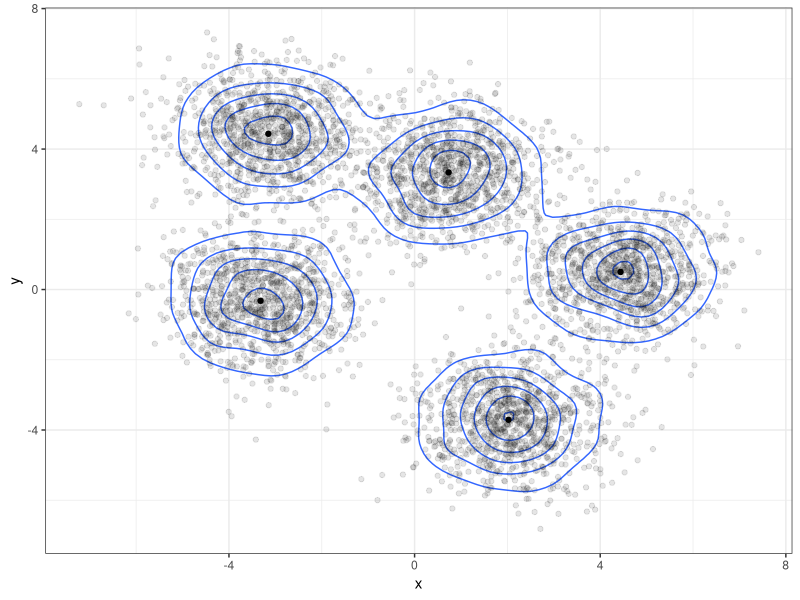
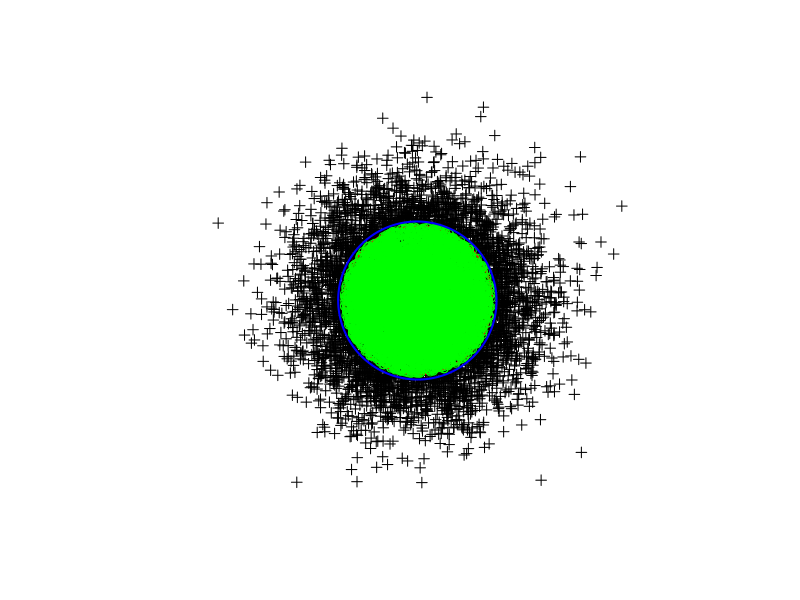

The R source for these figures, in order:
library(ggplot2)
library(sp)
library(mixtools)

set.seed(2)

N <- 5
SD <- 1

xy <- data.frame(x = runif(N, min = -5, max = 5),
                 y = runif(N, min = -5, max = 5))

SS <- 5000
ss <- data.frame(x = rnorm(SS, mean = xy$x, sd = SD),
                 y = rnorm(SS, mean = xy$y, sd = SD)
)


ggplot(ss, aes(x = x, y = y)) +
  theme_bw() +
  geom_density2d(h = 1.5) +
  geom_point(alpha = 0.1) +
  geom_point(data = xy, aes(x = x, y = y))

# koliko točk je znotraj 1 SD?
N <- 10000
set.seed(357)
xy <- data.frame(x = rnorm(n = N, mean = 0, sd = 1),
                 y = rnorm(n = N, mean = 0, sd = 1))

# SD ni preprosto SD_x ali SD_y, ampak SD_x + SD_y + 2*korelacija(x,y) * cov_x * cov_y
# https://www.probabilitycourse.com/chapter5/5_3_2_bivariate_normal_dist.php
radius <- sqrt(sum(diag(var(xy))) + (2 * cor(xy$x, xy$y) * sd(xy$x) * sd(xy$y)))

theta <- seq (0, 2 * pi, length = 1000)
krog <- data.frame(x = radius * cos(theta),
                   y = radius * sin(theta))

sp.krog <- SpatialPolygons(list(Polygons(list(Polygon(krog)), ID = 1)))

sp.xy <- xy
coordinates(sp.xy) <- ~ x + y

plot(sp.xy, asp = 1)
plot(sp.krog, lwd = 2, border = "red", add = TRUE, col = NA)

pins <- over(x = sp.xy, y = sp.krog)
sum(pins, na.rm = TRUE)/N
pins[is.na(pins)] <- FALSE

points(sp.xy[pins == 1, ], col = "green")

# poskus s tole kodo iz mixtools::ellipse:
# http://stats.stackexchange.com/a/36023/144
# plot(sp.xy, asp = 1)
# plot(sp.krog, lwd = 2, border = "red", add = TRUE, col = NA)

es <- eigen(cov(xy))
e1 <- es$vec %*% diag(sqrt(es$val))
r1 <- sqrt(qchisq(0.68, 2)) # 1 SD
theta <- seq(0, 2 * pi, len = 2000)
v1 <- cbind(r1 * cos(theta), r1 * sin(theta))
pts <- t(colMeans(xy) - (e1 %*% t(v1)))
colnames(pts) <- c("x", "y")
sp.krog2 <- SpatialPolygons(list(Polygons(list(Polygon(pts)), ID = 1)))

# plot(sp.xy, asp = 1)
lines(pts, col = "blue", lwd = 2)

pins <- over(x = sp.xy, y = sp.krog2)
sum(pins, na.rm = TRUE)/N
